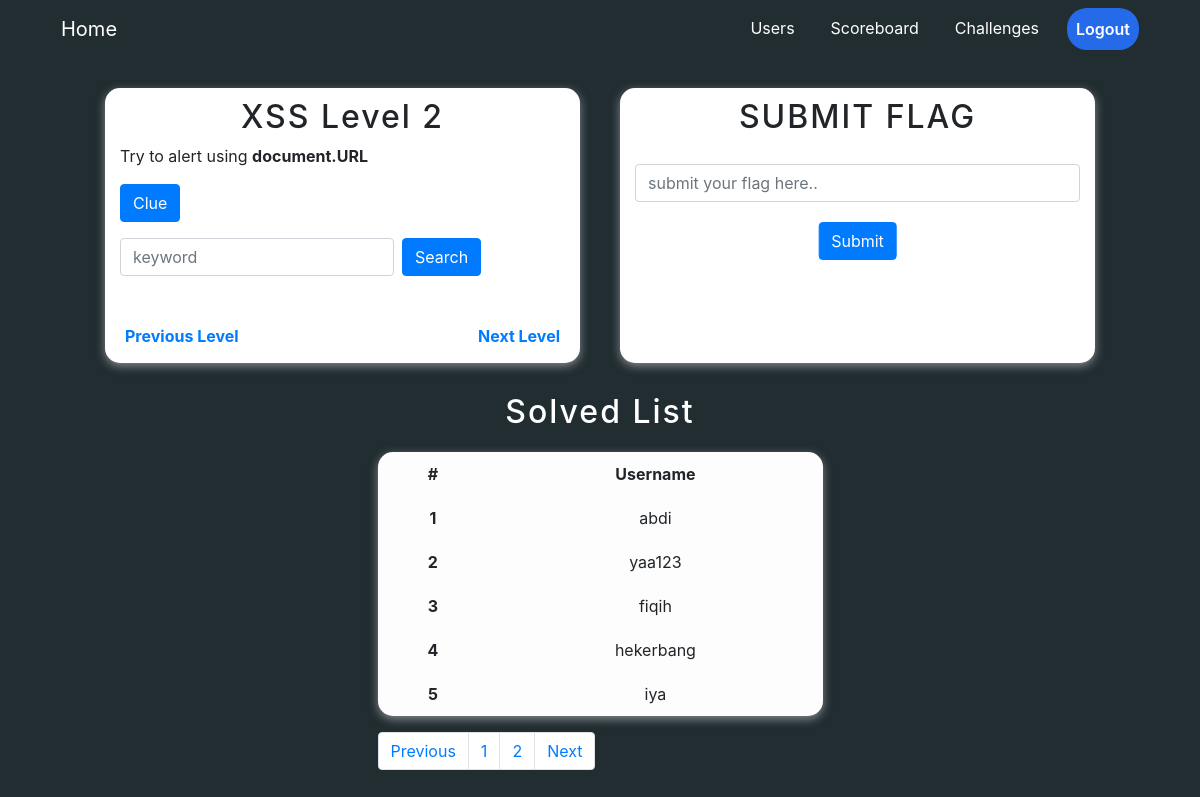
Screenshot of /xss/xss2.php (signed in) with the database file from the repository.
### tables this page shows
CREATE TABLE `solved` (
  `id_solved` int(11) NOT NULL,
  `username` varchar(255) NOT NULL,
  `solved_level` varchar(255) NOT NULL
);

### xss/xss2.php (the view, shortened to what this page needs)
<?php
include("/xampp/htdocs/ukk/config.php");
?>
<html>
<head>
    <link rel="stylesheet" href="https://maxcdn.bootstrapcdn.com/bootstrap/4.5.2/css/bootstrap.min.css">
</head>
<body>
    <div class="container navigasi">
        <div class="row">
             <div class="col-md-12">
                <nav class="navbar navbar-expand-lg navbar-dark">
                    <a class="navbar-brand" href="/ukk/index.php">Home</a>
                    <div class="collapse navbar-collapse" id="navbarNav">
                    <ul class="navbar-nav active ml-auto menu">
                        <li class="nav-item active">
                        <a class="nav-link submit" href="/ukk/user/users.php">Users</a>
                        </li>
                        <li class="nav-item active">
                        <a class="nav-link submit" href="/ukk/user/scoreboard.php">Scoreboard</a>
                        </li>
                        <li class="nav-item active">
                        <a class="nav-link submit" href="/ukk/user/dashboard.php">Challenges</a>
                        </li>
                        <li class="nav-item active">
                        <a class="nav-link btn text-center" href="/ukk/user/logout.php">Logout</a>
                        </li>
                    </ul>
                    </div>
                </nav>
            </div>
        </div>
    </div>
    <div class="container atas">
        <div class="row justify-content-center">
            <div class="col-md-5 xss">
                <h2 class="text-center">XSS Level 2</h2>
                <p>Try to alert using <b>document.URL</b></p>
                <button class="btn btn-primary mb-3" onclick="func()">Clue</button>
                <form class="form-inline my-2 my-lg-0" action="?query=" method="get">
                    <input class="form-control mr-sm-2" type="text" placeholder="keyword" name="query" id="query">
                    <button class="btn btn-primary my-2 my-sm-0" type="submit" onclick="check()">Search</button>
                </form>
                <br>
                <br>
                <b><a href="xss3.php">Next Level</a></b>
                <b><a href="xss1.php" class="previous">Previous Level</a></b>
            </div>
            <div class="col-md-5 flag">
                <h2 class="text-center">SUBMIT FLAG</h3>
                <form action="/ukk/user/check_flag.php" method="POST" target="hiddenFrame">
                      <input type="text" class="form-control" name="flags" placeholder="submit your flag here.." id="cekflag" required />
                      <button class="btn btn-primary" type="submit" onclick="flag()">Submit</button>
                </form>
            </div>
        </div>
    </div>
    <div class="container bawah">
        <div class="row justify-content-center">
            <div class="col-md-5">
                <h2 class="text-center">Solved List</h2>
                <table class="table table-borderless table-light info text-center">
                        <thead>
                            <tr>
                                <th scope="col">#</th>
                                <th scope="col">Username</th>
                            </tr>
                        </thead>
                        <?php
                            $batas = 5;
                            $halaman = isset($_GET['halaman'])?(int)$_GET['halaman'] : 1;
                            $halaman_awal = ($halaman>1) ? ($halaman * $batas) - $batas : 0;
                            $previous = $halaman - 1;
                            $next = $halaman + 1;
                            $result = mysqli_query($db,"SELECT username FROM solved WHERE solved_level = 'LEVEL2'");
                            $jumlah = mysqli_num_rows($result);
                            $total = ceil($jumlah/$batas);
                            $data_user = mysqli_query($db, "SELECT username FROM solved WHERE solved_level = 'LEVEL2' LIMIT $halaman_awal, $batas");
                            $no = $halaman_awal+1;
                            while($row = mysqli_fetch_array($data_user)) {
                        ?>
                        <tbody>
                            <tr>
                                <th scope="row"><?php echo $no++;?></th>
                                <td><?php echo $row['username'];?></td>
                            </tr>
                        <?php } ?>
                     </table>
            </div>
        </div>
    </div>
    <div class="container page">
        <div class="row justify-content-center">
            <div class="col-md-5">
                <nav>
                     <ul class="pagination">
                        <li class="page-item">
                            <a class="page-link" <?php if($halaman > 1){ echo "href='?halaman=$previous'"; } ?>>Previous</a>
                        </li>
                        <?php
                            for($x=1;$x<=$total;$x++){
                            ?>
                            <li class="page-item"><a class="page-link" href="?halaman=<?php echo $x ?>"><?php echo $x; ?></a></li>
                            <?php } ?>
                        <li class="page-item">
                            <a  class="page-link" <?php if($halaman < $total) { echo "href='?halaman=$next'"; } ?>>Next</a>
                        </li>
                    </ul>
                </nav>
            </div>
        </div>
    </div>
</body>
</html>

### xss/xss2.php (style rules this page uses)
body { background-color: #222d32; }
.navigasi .nav-link { margin-left: 20px; }
.navigasi .btn { font-weight: 600; border-radius: 20px; background-color: rgb(37, 106, 233); }
.atas { padding-top: 30px; }
.container .xss { background-color: white; border-radius: 15px; box-shadow: 0 3px 10px rgba(233, 233, 233, 0.5); margin-right: 20px; padding-bottom: 15px; }
.container .xss h2 { padding-top: 10px; letter-spacing: 2px; }
.container .xss a { float: right; margin-right: 5px; }
.container .xss .previous { float: left; margin-left: 5px; }
.container .flag { background-color: white; border-radius: 15px; box-shadow: 0 3px 10px rgba(233, 233, 233, 0.5); margin-left: 20px; }
.container .flag h2 { padding-top: 10px; padding-bottom: 20px; letter-spacing: 2px; }
.container .flag .btn { margin-top: 20px; margin-left: 50%; transform: translateX(-50%); }
.bawah h2 { padding-top: 30px; color: white; letter-spacing: 2px; }
.bawah .info { margin-top: 20px; border-radius: 15px; box-shadow: 0 3px 10px rgba(233, 233, 233, 0.5); }

### rows the page displays
solved: username "abdi"
solved: username "yaa123"
solved: username "fiqih"
solved: username "hekerbang"
solved: username "iya"
